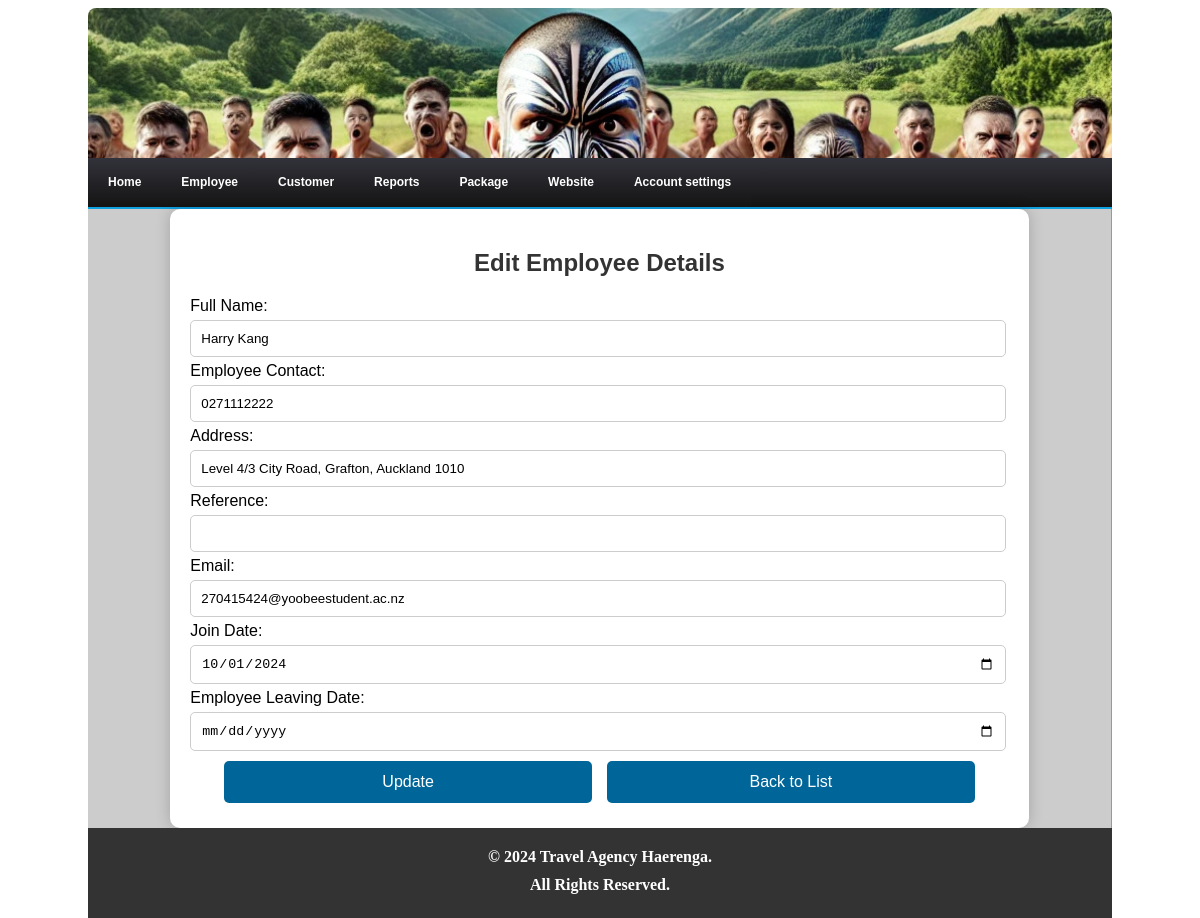
The app's page /admin/employee_edit.php?emp_id=1 (signed in) with its own data.
### tables this page shows
CREATE TABLE employee (
  emp_id int(100) NOT NULL auto_increment,
  emp_name varchar(100) NOT NULL,
  emp_picture varchar(100) NOT NULL,
  emp_contact varchar(100) NOT NULL,
  emp_email varchar(100) NOT NULL,
  emp_address varchar(100) NOT NULL,
  emp_reference varchar(100),
  emp_desc varchar(100),
  emp_join varchar(100) NOT NULL,
  emp_close varchar(100),
  PRIMARY KEY  (emp_id)
);

### admin/employee_edit.php (the view, shortened to what this page needs)
<?php
require_once('connection/connection.php');
$emp_id = isset($_GET['emp_id']) ? intval($_GET['emp_id']) : 0;
$query = "SELECT * FROM employee WHERE emp_id = $emp_id";
$result = mysqli_query($con, $query);
$employee = mysqli_fetch_assoc($result);
?>
<!DOCTYPE html>
<html lang="en">
<head>
    <link href="css/styles.css" rel="stylesheet" type="text/css" />
</head>
<body>
    <?php include('header.php'); ?>
    <div class="container">
        <h2>Edit Employee Details</h2>
        <form method="POST">
            <label for="emp_name">Full Name:</label>
            <input type="text" name="emp_name" value="<?php echo htmlspecialchars($employee['emp_name']); ?>" required>
            <label for="emp_contact">Employee Contact:</label>
            <input type="text" name="emp_contact" value="<?php echo htmlspecialchars($employee['emp_contact']); ?>" required>
            <label for="emp_address">Address:</label>
            <input type="text" name="emp_address" value="<?php echo htmlspecialchars($employee['emp_address']); ?>" required>
            <label for="emp_reference">Reference:</label>
            <input type="text" name="emp_reference" value="<?php echo htmlspecialchars($employee['emp_reference']); ?>" required>
            <label for="emp_email">Email:</label>
            <input type="email" name="emp_email" value="<?php echo htmlspecialchars($employee['emp_email']); ?>" required>
            <label for="emp_join">Join Date:</label>
            <input type="date" name="emp_join" value="<?php echo htmlspecialchars($employee['emp_join']); ?>" required>
            <label for="emp_close">Employee Leaving Date:</label>
            <input type="date" name="emp_close" value="<?php echo htmlspecialchars($employee['emp_close']); ?>">
            <div class="form-buttons">
                <input type="submit" value="Update">
                <a href="employee_view.php"><input type="button" value="Back to List"></a>
            </div>
        </form>
    </div>
    <?php include('footer.php'); ?>
</body>
</html>

### admin/css/styles.css (style rules this page uses)
a { color:#fff; font-size:14px; font-weight:bold; text-decoration:none; }

### admin/employee_edit.php (style rules this page uses)
.container { width: 80%; margin: 0 auto; padding: 20px; background-color: #fff; border-radius: 10px; box-shadow: 0 0 15px rgba(0, 0, 0, 0.2); }
h2 { text-align: center; color: #333; }
form input[type="text"], form input[type="date"], form input[type="email"], form select { width: 97%; padding: 10px; margin: 5px 0; border: 1px solid #ccc; border-radius: 5px; }
.form-buttons { text-align: center; }
.form-buttons input { width: 45%; padding: 12px; background-color: #069; color: #fff; border: none; border-radius: 5px; font-size: 16px; cursor: pointer; margin: 5px; }

### records on screen
employee: emp_name "Harry Kang", emp_contact "0271112222", emp_address "Level 4/3 City Road, Grafton, Auckland 1010", emp_email "270415424@yoobeestudent.ac.nz", emp_join "10/01/2024"
